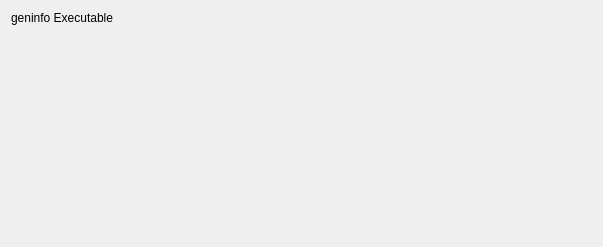
<?xml version="1.0" encoding="UTF-8"?>
<ui version="4.0">
 <class>LCovPrefs</class>
 <widget class="QWidget" name="LCovPrefs">
  <property name="geometry">
   <rect>
    <x>0</x>
    <y>0</y>
    <width>603</width>
    <height>247</height>
   </rect>
  </property>
  <layout class="QGridLayout" name="gridLayout">
   <item row="0" column="0">
    <widget class="QLabel" name="label_3">
     <property name="text">
      <string>geninfo Executable</string>
     </property>
     <property name="buddy">
      <cstring>kcfg_geninfoPath</cstring>
     </property>
    </widget>
   </item>
   <item row="0" column="1">
    <widget class="KUrlRequester" name="kcfg_geninfoPath">
     <property name="toolTip">
      <string>Select the geninfo executable to use for extracting visualization from coverage data</string>
     </property>
    </widget>
   </item>
   <item row="1" column="1">
    <spacer name="verticalSpacer">
     <property name="orientation">
      <enum>Qt::Vertical</enum>
     </property>
     <property name="sizeHint" stdset="0">
      <size>
       <width>403</width>
       <height>147</height>
      </size>
     </property>
    </spacer>
   </item>
  </layout>
 </widget>
 <layoutdefault spacing="6" margin="11"/>
 <pixmapfunction>qPixmapFromMimeSource</pixmapfunction>
 <customwidgets>
  <customwidget>
   <class>KUrlRequester</class>
   <extends>QFrame</extends>
   <header>kurlrequester.h</header>
  </customwidget>
 </customwidgets>
 <resources/>
 <connections/>
</ui>
